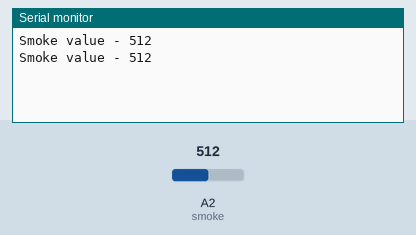
Recording of a sketch running on a simulated Arduino Uno, built with avr-gcc and run on an emulated ATmega328P. Shown: the last lines printed to the serial monitor. The test bench sets the inputs (shaded band); at power-on: A2 (smoke) = 512.

Above: at 1.8 s.
1.9 s: A2 (smoke) set to 716
At 2.8 s:
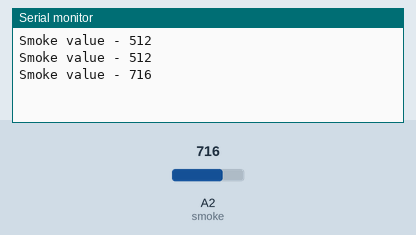
3.4 s: A2 (smoke) set to 900
At 4.6 s:
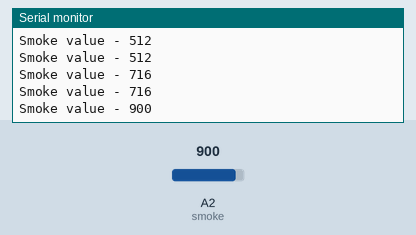
Timing chart, 0 to 6.4 s (numbered marks = the images above; inputs shaded):
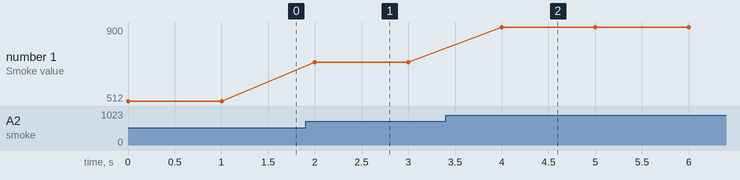

The sketch:

Smoke.ino
```cpp
int smoke = A2;

void setup() {
  // put your setup code here, to run once:
   pinMode(smoke, INPUT);
   Serial.begin(9600);
}

void loop() {
  // put your main code here, to run repeatedly:
   int analogSensor = analogRead(smoke);
   Serial.print("Smoke value - ");
   Serial.println(analogSensor);
   delay(1000);
}
```

Measured:
- after the input at 1.9 s, the serial monitor: prints a new line after 0.10 s (image 1)
- after the input at 3.4 s, the serial monitor: prints a new line after 0.60 s (image 2)
- plotted number 1: 512 → 716 after the input at 1.9 s, 716 → 900 after the input at 3.4 s
